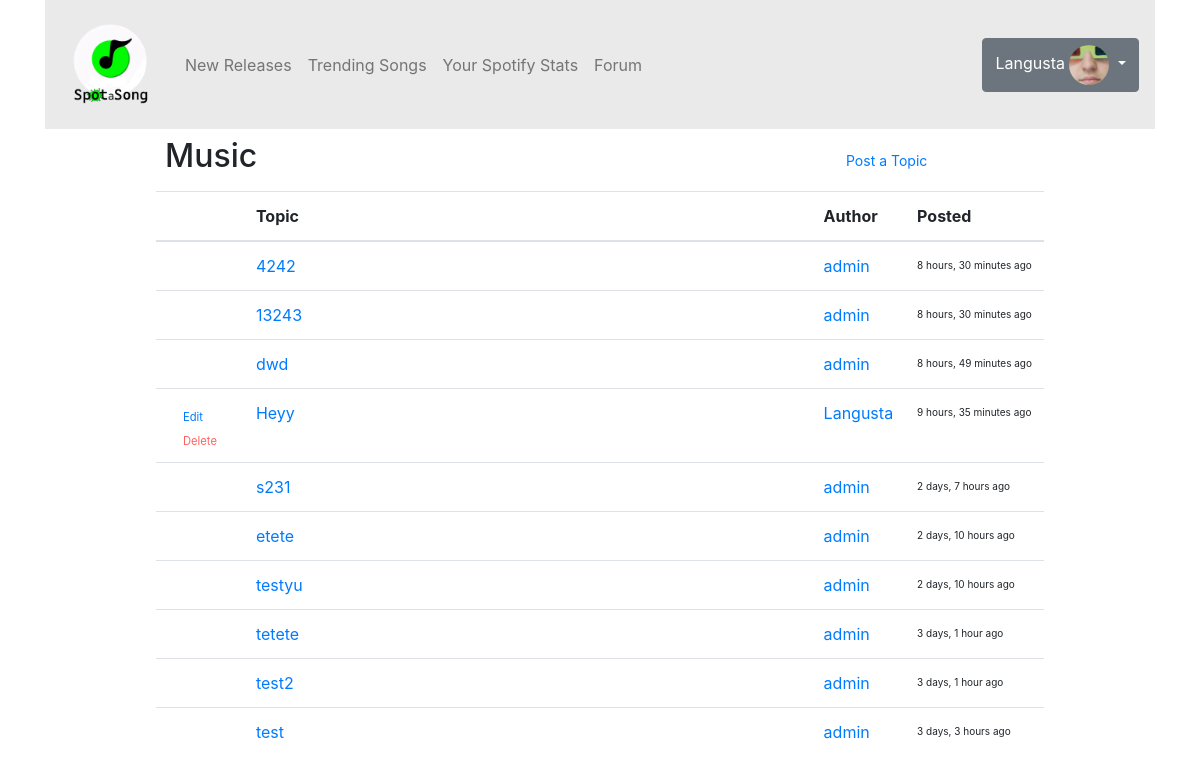
The page /forum/Music/ (signed in) on the database its author committed.
### accounts/models.py (models this page shows, shortened)
class CustomUser(AbstractUser):
    age = models.PositiveIntegerField(null=True, blank=True)

class UserProfile(models.Model):
    user = models.OneToOneField(CustomUser, on_delete=models.CASCADE)
    profile_picture = models.ImageField(default='default.jpg',upload_to='profile_pictures')
    bio = models.TextField(max_length=1500, blank=True)

### forum/models.py (models this page shows, shortened)
class ForumCategory(models.Model):
    name = models.CharField(max_length=100)
    description = models.TextField()
    def __str__(self):
        return self.name

class ForumPost(models.Model):
    title = models.CharField(max_length=100)
    body = models.TextField()
    user = models.ForeignKey(User, on_delete=models.CASCADE)
    category = models.ForeignKey(ForumCategory, on_delete=models.CASCADE, related_name='posts')
    created_at = models.DateTimeField(auto_now_add=True)

### forum/views.py (the view, shortened to what this page needs)
# urls.py: path('<str:category_name>/', views.categoryposts, name='categoryposts'),
def categoryposts(request, category_name):
    forumcategory = ForumCategory.objects.get(name=category_name)
    forumpost = ForumPost.objects.filter(category=forumcategory).all().order_by('-created_at')
    now = timezone.now()
    for post in forumpost:
        post.time_since_created = timesince(post.created_at, now)
    forumpostform = ForumPostForm()
    editform = ForumPostForm()
    return render(request, 'categoryposts.html', {'category_name': category_name, 'posts':forumpost, 'forumPostForm': forumpostform, 'editpost':editform})

### forum/templates/categoryposts.html (shortened to what this page needs)
{% extends "base.html" %}
{% load static %}
{% load crispy_forms_tags %}
{% block content %}
<div class="container">
    <div class="row">
      <div class="col-md-8">
        <h2 id="forum-category" class="pt-2 pb-2">{{category_name}}</h2>
      </div>
      <div class="my-auto">
        {% if user.is_authenticated %}
          <button id="postopic" type="button" class="btn btn-link btn-sm" data-toggle="modal" data-target="#postTopic">
              Post a Topic
          </button>
        {% else %}
        <small>Login to post a topic</small>
        {% endif %}
      </div>
    </div>
    <div class="row">
      <div class="col">
        <div class="d-flex justify-content-md-center">
        <table id="post-table" class="table table-hover table-xs-responsive">
            <thead>
              <tr>
                <th scope="col"></th>
                <th scope="col" class="w-100">Topic</th>
                <th scope="col" class="w-25">Author</th>
                <th scope="col" class="w-25">Posted</th>
              </tr>
            </thead>
            <tbody>
            {% for post in posts %}
              <tr style="cursor:pointer;">
                {% if post.user == request.user %}
                  <td>
                    <div class="col">
                      <button id="editTopic" type="button" class="btn btn-link btn-sm" data-toggle="modal" data-target="#editTopic{{post.id}}"onclick="populateEditForm('{{post.id}}', '{{post.body|linebreaksbr}}', '{{post.title|linebreaksbr}}')"><small>
                        Edit
                      </small>
                      </button>
                    </div>
                    <div class="col">
                      <button id="deleteTopic" type="button" class="btn btn-link btn-sm" data-toggle="modal" data-target="#deleteTopic-{{post.id}}"><small style="color: rgb(255, 96, 96);">
                        Delete
                      </small>
                      </button>
                    </div>
                  </td>
                {% else %}
                <td>
                {% endif %}
                <td><a class="my-auto" href="{% url 'forum:post' post.id %}">{{post.title}}</a></td>
                <td><a class="my-auto" href="{% url 'accounts:profile' post.user %}">{{post.user}}</a></td>
                <td id="timeposted">{{post.time_since_created}} ago</td>
              </tr>
            {% endfor %}
            </tbody>
          </table>
        </div>
      </div>
    </div>
</div>
{% endblock %}

### main/templates/navbar.html (shortened to what this page needs)
{% load static %}
<div class="container">
  <nav class="navbar navbar-expand-lg navbar-light" style="background-color: #eaeaea;">
    <div class="collapse navbar-collapse" id="navbarTogglerDemo01">
      <a class="pt-2 navbar-brand" href="{% url 'main:home' %}">
        <img src="{% static '\images\DALL·E 2023-04-06 12.51.07 - Create a copytright free logo using this website name_ Spot-a-Song. Use grayscale colors with greenscale (1).png' %}" width="100" height="100" alt="">
      </a>
      <ul class="navbar-nav mr-auto mt-2 mt-lg-0">
        <li class="nav-item">
          <a class="nav-link" href="{% url 'main:new_releases' %}">New Releases</a>
        </li>
        <li class="nav-item">
          <a class="nav-link" href="{% url 'main:trendingSongs' %}">Trending Songs</a>
        </li>
        <li class="nav-item">
          <a class="nav-link" href="{% url 'accounts:spotify_authorize' %}">Your Spotify Stats</a>
        </li>
        <li class="nav-item">
          <a class="nav-link" href="{% url 'forum:forumtopics' %}">Forum</a>
        </li>
      </ul>
      {% if user.is_authenticated %}
      <div class="dropdown justify-content-right">
        <button class="btn btn-secondary dropdown-toggle" type="button" id="dropdownMenuButton" data-toggle="dropdown" aria-haspopup="true" aria-expanded="false">
          {{ user.username }}
          <img class="rounded-circle" id="imageprofile" src="{{ user.userprofile.profile_picture.url }}"></a>
        </button>
      </div>
      {% else %}
      <div class="justify-content-right">
        <a href="{% url 'accounts:signin' %}">SignIn</a>
        |
        <a href="{% url 'accounts:signup' %}">SignUp</a>
      </div>
      {% endif %}
    </div>
 </nav>
</div>

### static/css/style.css (style rules this page uses)
#imageprofile { max-width: 40px; max-height: 40px; }
#post-table { max-width: 80%; }
#postopic { padding-left: 55px; }
#forum-category { padding-left: 130px; }
#timeposted { font-size: x-small; padding-top: 16px; }
#deleteTopic, #editTopic { padding: 0px; padding-right:0px; padding-left: 0px; margin: 0px; border: 0; background-color: none; text-decoration: none; }
td { max-width: 350px; white-space: nowrap; overflow: hidden; text-overflow: ellipsis; }
@media (max-width: 1200px) { #forum-category { padding-left: 120px; } }

### rows shown on the page
CustomUser: username "Langusta", userprofile.profile_picture (picture)
ForumCategory: name "Music"
ForumPost: title "4242", user "admin", time_since_created "8 hours, 30 minutes"
ForumPost: title "13243", user "admin", time_since_created "8 hours, 30 minutes"
ForumPost: title "dwd", user "admin", time_since_created "8 hours, 49 minutes"
ForumPost: title "Heyy", user "Langusta", time_since_created "9 hours, 35 minutes"
ForumPost: title "s231", user "admin", time_since_created "2 days, 7 hours"
ForumPost: title "etete", user "admin", time_since_created "2 days, 10 hours"
ForumPost: title "testyu", user "admin", time_since_created "2 days, 10 hours"
ForumPost: title "tetete", user "admin", time_since_created "3 days, 1 hour"
ForumPost: title "test2", user "admin", time_since_created "3 days, 1 hour"
ForumPost: title "test", user "admin", time_since_created "3 days, 3 hours"
